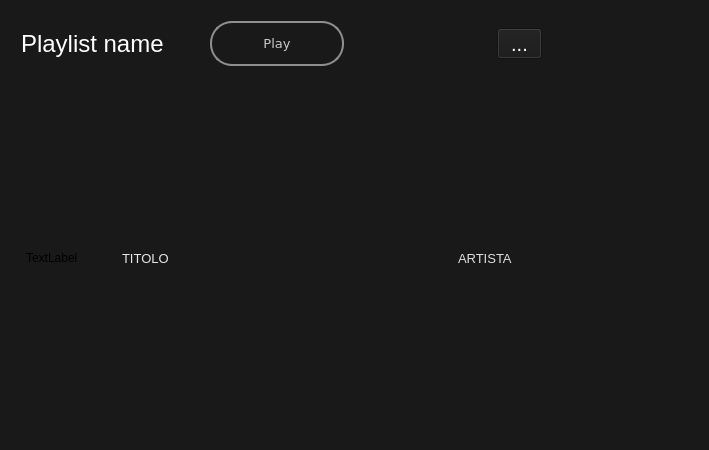
       <widget class="QFrame" name="frame_songs">
        <property name="sizePolicy">
         <sizepolicy hsizetype="Expanding" vsizetype="Preferred">
          <horstretch>0</horstretch>
          <verstretch>0</verstretch>
         </sizepolicy>
        </property>
        <property name="minimumSize">
         <size>
          <width>0</width>
          <height>450</height>
         </size>
        </property>
        <property name="styleSheet">
         <string notr="true">background-color: rgb(25, 25, 25);</string>
        </property>
        <property name="frameShape">
         <enum>QFrame::NoFrame</enum>
        </property>
        <property name="frameShadow">
         <enum>QFrame::Plain</enum>
        </property>
        <layout class="QVBoxLayout" name="verticalLayout">
         <item>
          <layout class="QHBoxLayout" name="horizontalLayout">
           <property name="leftMargin">
            <number>10</number>
           </property>
           <property name="topMargin">
            <number>10</number>
           </property>
           <property name="rightMargin">
            <number>10</number>
           </property>
           <property name="bottomMargin">
            <number>10</number>
           </property>
           <item>
            <widget class="QLabel" name="playlist_label">
             <property name="minimumSize">
              <size>
               <width>50</width>
               <height>35</height>
              </size>
             </property>
             <property name="maximumSize">
              <size>
               <width>350</width>
               <height>45</height>
              </size>
             </property>
             <property name="palette">
              <palette>
               <active>
                <colorrole role="WindowText">
                 <brush brushstyle="SolidPattern">
                  <color alpha="255">
                   <red>255</red>
                   <green>255</green>
                   <blue>255</blue>
                  </color>
                 </brush>
                </colorrole>
                <colorrole role="Button">
                 <brush brushstyle="SolidPattern">
                  <color alpha="255">
                   <red>25</red>
                   <green>25</green>
                   <blue>25</blue>
                  </color>
                 </brush>
                </colorrole>
                <colorrole role="Base">
                 <brush brushstyle="SolidPattern">
                  <color alpha="255">
                   <red>25</red>
                   <green>25</green>
                   <blue>25</blue>
                  </color>
                 </brush>
                </colorrole>
                <colorrole role="Window">
                 <brush brushstyle="SolidPattern">
                  <color alpha="255">
                   <red>25</red>
                   <green>25</green>
                   <blue>25</blue>
                  </color>
                 </brush>
                </colorrole>
               </active>
               <inactive>
                <colorrole role="WindowText">
                 <brush brushstyle="SolidPattern">
                  <color alpha="255">
                   <red>255</red>
                   <green>255</green>
                   <blue>255</blue>
                  </color>
                 </brush>
                </colorrole>
                <colorrole role="Button">
                 <brush brushstyle="SolidPattern">
                  <color alpha="255">
                   <red>25</red>
                   <green>25</green>
                   <blue>25</blue>
                  </color>
                 </brush>
                </colorrole>
                <colorrole role="Base">
                 <brush brushstyle="SolidPattern">
                  <color alpha="255">
                   <red>25</red>
                   <green>25</green>
                   <blue>25</blue>
                  </color>
                 </brush>
                </colorrole>
                <colorrole role="Window">
                 <brush brushstyle="SolidPattern">
                  <color alpha="255">
                   <red>25</red>
                   <green>25</green>
                   <blue>25</blue>
                  </color>
                 </brush>
                </colorrole>
               </inactive>
               <disabled>
                <colorrole role="WindowText">
                 <brush brushstyle="SolidPattern">
                  <color alpha="255">
                   <red>120</red>
                   <green>120</green>
                   <blue>120</blue>
                  </color>
                 </brush>
                </colorrole>
                <colorrole role="Button">
                 <brush brushstyle="SolidPattern">
                  <color alpha="255">
                   <red>25</red>
                   <green>25</green>
                   <blue>25</blue>
                  </color>
                 </brush>
                </colorrole>
                <colorrole role="Base">
                 <brush brushstyle="SolidPattern">
                  <color alpha="255">
                   <red>25</red>
                   <green>25</green>
                   <blue>25</blue>
                  </color>
                 </brush>
                </colorrole>
                <colorrole role="Window">
                 <brush brushstyle="SolidPattern">
                  <color alpha="255">
                   <red>25</red>
                   <green>25</green>
                   <blue>25</blue>
                  </color>
                 </brush>
                </colorrole>
               </disabled>
              </palette>
             </property>
             <property name="font">
              <font>
               <pointsize>18</pointsize>
              </font>
             </property>
             <property name="text">
              <string>Playlist name</string>
             </property>
             <property name="alignment">
              <set>Qt::AlignLeading|Qt::AlignLeft|Qt::AlignVCenter</set>
             </property>
            </widget>
           </item>
           <item>
            <spacer name="horizontalSpacer_9">
             <property name="orientation">
              <enum>Qt::Horizontal</enum>
             </property>
             <property name="sizeType">
              <enum>QSizePolicy::Minimum</enum>
             </property>
             <property name="sizeHint" stdset="0">
              <size>
               <width>40</width>
               <height>20</height>
              </size>
             </property>
            </spacer>
           </item>
           <item>
            <widget class="QPushButton" name="pushButtonPlaylist">
             <property name="minimumSize">
              <size>
               <width>134</width>
               <height>45</height>
              </size>
             </property>
             <property name="maximumSize">
              <size>
               <width>140</width>
               <height>50</height>
              </size>
             </property>
             <property name="palette">
              <palette>
               <active>
                <colorrole role="WindowText">
                 <brush brushstyle="SolidPattern">
                  <color alpha="255">
                   <red>200</red>
                   <green>200</green>
                   <blue>200</blue>
                  </color>
                 </brush>
                </colorrole>
                <colorrole role="Button">
                 <brush brushstyle="LinearGradientPattern">
                  <gradient startx="0.000000000000000" starty="0.000000000000000" endx="0.000000000000000" endy="1.000000000000000" type="LinearGradient" spread="PadSpread" coordinatemode="ObjectBoundingMode">
                   <gradientstop position="0.000000000000000">
                    <color alpha="255">
                     <red>37</red>
                     <green>102</green>
                     <blue>255</blue>
                    </color>
                   </gradientstop>
                   <gradientstop position="1.000000000000000">
                    <color alpha="255">
                     <red>58</red>
                     <green>147</green>
                     <blue>255</blue>
                    </color>
                   </gradientstop>
                  </gradient>
                 </brush>
                </colorrole>
                <colorrole role="Text">
                 <brush brushstyle="SolidPattern">
                  <color alpha="255">
                   <red>200</red>
                   <green>200</green>
                   <blue>200</blue>
                  </color>
                 </brush>
                </colorrole>
                <colorrole role="ButtonText">
                 <brush brushstyle="SolidPattern">
                  <color alpha="255">
                   <red>200</red>
                   <green>200</green>
                   <blue>200</blue>
                  </color>
                 </brush>
                </colorrole>
                <colorrole role="Base">
                 <brush brushstyle="LinearGradientPattern">
                  <gradient startx="0.000000000000000" starty="0.000000000000000" endx="0.000000000000000" endy="1.000000000000000" type="LinearGradient" spread="PadSpread" coordinatemode="ObjectBoundingMode">
                   <gradientstop position="0.000000000000000">
                    <color alpha="255">
                     <red>37</red>
                     <green>102</green>
                     <blue>255</blue>
                    </color>
                   </gradientstop>
                   <gradientstop position="1.000000000000000">
                    <color alpha="255">
                     <red>58</red>
                     <green>147</green>
                     <blue>255</blue>
                    </color>
                   </gradientstop>
                  </gradient>
                 </brush>
                </colorrole>
                <colorrole role="Window">
                 <brush brushstyle="LinearGradientPattern">
                  <gradient startx="0.000000000000000" starty="0.000000000000000" endx="0.000000000000000" endy="1.000000000000000" type="LinearGradient" spread="PadSpread" coordinatemode="ObjectBoundingMode">
                   <gradientstop position="0.000000000000000">
                    <color alpha="255">
                     <red>37</red>
                     <green>102</green>
                     <blue>255</blue>
                    </color>
                   </gradientstop>
                   <gradientstop position="1.000000000000000">
                    <color alpha="255">
                     <red>58</red>
                     <green>147</green>
                     <blue>255</blue>
                    </color>
                   </gradientstop>
                  </gradient>
                 </brush>
                </colorrole>
               </active>
               <inactive>
                <colorrole role="WindowText">
                 <brush brushstyle="SolidPattern">
                  <color alpha="255">
                   <red>200</red>
                   <green>200</green>
                   <blue>200</blue>
                  </color>
                 </brush>
                </colorrole>
                <colorrole role="Button">
                 <brush brushstyle="LinearGradientPattern">
                  <gradient startx="0.000000000000000" starty="0.000000000000000" endx="0.000000000000000" endy="1.000000000000000" type="LinearGradient" spread="PadSpread" coordinatemode="ObjectBoundingMode">
                   <gradientstop position="0.000000000000000">
                    <color alpha="255">
                     <red>37</red>
                     <green>102</green>
                     <blue>255</blue>
                    </color>
                   </gradientstop>
                   <gradientstop position="1.000000000000000">
                    <color alpha="255">
                     <red>58</red>
                     <green>147</green>
                     <blue>255</blue>
                    </color>
                   </gradientstop>
                  </gradient>
                 </brush>
                </colorrole>
                <colorrole role="Text">
                 <brush brushstyle="SolidPattern">
                  <color alpha="255">
                   <red>200</red>
                   <green>200</green>
                   <blue>200</blue>
                  </color>
                 </brush>
                </colorrole>
                <colorrole role="ButtonText">
                 <brush brushstyle="SolidPattern">
                  <color alpha="255">
                   <red>200</red>
                   <green>200</green>
                   <blue>200</blue>
                  </color>
                 </brush>
                </colorrole>
                <colorrole role="Base">
                 <brush brushstyle="LinearGradientPattern">
                  <gradient startx="0.000000000000000" starty="0.000000000000000" endx="0.000000000000000" endy="1.000000000000000" type="LinearGradient" spread="PadSpread" coordinatemode="ObjectBoundingMode">
                   <gradientstop position="0.000000000000000">
                    <color alpha="255">
                     <red>37</red>
                     <green>102</green>
                     <blue>255</blue>
                    </color>
                   </gradientstop>
                   <gradientstop position="1.000000000000000">
                    <color alpha="255">
                     <red>58</red>
                     <green>147</green>
                     <blue>255</blue>
                    </color>
                   </gradientstop>
                  </gradient>
                 </brush>
                </colorrole>
                <colorrole role="Window">
                 <brush brushstyle="LinearGradientPattern">
                  <gradient startx="0.000000000000000" starty="0.000000000000000" endx="0.000000000000000" endy="1.000000000000000" type="LinearGradient" spread="PadSpread" coordinatemode="ObjectBoundingMode">
                   <gradientstop position="0.000000000000000">
                    <color alpha="255">
                     <red>37</red>
                     <green>102</green>
                     <blue>255</blue>
                    </color>
                   </gradientstop>
                   <gradientstop position="1.000000000000000">
                    <color alpha="255">
                     <red>58</red>
                     <green>147</green>
                     <blue>255</blue>
                    </color>
                   </gradientstop>
                  </gradient>
                 </brush>
                </colorrole>
               </inactive>
               <disabled>
                <colorrole role="WindowText">
                 <brush brushstyle="SolidPattern">
                  <color alpha="255">
                   <red>200</red>
                   <green>200</green>
                   <blue>200</blue>
                  </color>
                 </brush>
                </colorrole>
                <colorrole role="Button">
                 <brush brushstyle="LinearGradientPattern">
                  <gradient startx="0.000000000000000" starty="0.000000000000000" endx="0.000000000000000" endy="1.000000000000000" type="LinearGradient" spread="PadSpread" coordinatemode="ObjectBoundingMode">
                   <gradientstop position="0.000000000000000">
                    <color alpha="255">
                     <red>37</red>
                     <green>102</green>
                     <blue>255</blue>
                    </color>
                   </gradientstop>
                   <gradientstop position="1.000000000000000">
                    <color alpha="255">
                     <red>58</red>
                     <green>147</green>
                     <blue>255</blue>
                    </color>
                   </gradientstop>
                  </gradient>
                 </brush>
                </colorrole>
                <colorrole role="Text">
                 <brush brushstyle="SolidPattern">
                  <color alpha="255">
                   <red>200</red>
                   <green>200</green>
                   <blue>200</blue>
                  </color>
                 </brush>
                </colorrole>
                <colorrole role="ButtonText">
                 <brush brushstyle="SolidPattern">
                  <color alpha="255">
                   <red>200</red>
                   <green>200</green>
                   <blue>200</blue>
                  </color>
                 </brush>
                </colorrole>
                <colorrole role="Base">
                 <brush brushstyle="LinearGradientPattern">
                  <gradient startx="0.000000000000000" starty="0.000000000000000" endx="0.000000000000000" endy="1.000000000000000" type="LinearGradient" spread="PadSpread" coordinatemode="ObjectBoundingMode">
                   <gradientstop position="0.000000000000000">
                    <color alpha="255">
                     <red>37</red>
                     <green>102</green>
                     <blue>255</blue>
                    </color>
                   </gradientstop>
                   <gradientstop position="1.000000000000000">
                    <color alpha="255">
                     <red>58</red>
                     <green>147</green>
                     <blue>255</blue>
                    </color>
                   </gradientstop>
                  </gradient>
                 </brush>
                </colorrole>
                <colorrole role="Window">
                 <brush brushstyle="LinearGradientPattern">
                  <gradient startx="0.000000000000000" starty="0.000000000000000" endx="0.000000000000000" endy="1.000000000000000" type="LinearGradient" spread="PadSpread" coordinatemode="ObjectBoundingMode">
                   <gradientstop position="0.000000000000000">
                    <color alpha="255">
                     <red>37</red>
                     <green>102</green>
                     <blue>255</blue>
                    </color>
                   </gradientstop>
                   <gradientstop position="1.000000000000000">
                    <color alpha="255">
                     <red>58</red>
                     <green>147</green>
                     <blue>255</blue>
                    </color>
                   </gradientstop>
                  </gradient>
                 </brush>
                </colorrole>
               </disabled>
              </palette>
             </property>
             <property name="font">
              <font>
               <family>Verdana</family>
               <pointsize>10</pointsize>
               <weight>50</weight>
               <italic>false</italic>
               <bold>false</bold>
               <underline>false</underline>
               <strikeout>false</strikeout>
              </font>
             </property>
             <property name="styleSheet">
              <string notr="true">QPushButton {
    border: 2px solid #8f8f91;
    border-radius: 22px;
    background-color: qlineargradient(x1: 0, y1: 0, x2: 0, y2: 1,
                                      stop: 0 #2566ff, stop: 1 #3a93ff);
	color: #c8c8c8;
    min-width: 130px;
}

QPushButton:pressed {
	    background-color: qlineargradient(x1: 0, y1: 0, x2: 0, y2: 1,
                                      stop: 0 #dadbde, stop: 1 #f6f7fa);

}

QPushButton:flat {
    border: none; /* no border for a flat push button */
}

QPushButton:default {
    border-color: navy; /* make the default button prominent */
}

QPushButton:hover{
		color: white;
}
</string>
             </property>
             <property name="text">
              <string>Play</string>
             </property>
            </widget>
           </item>
           <item>
            <spacer name="horizontalSpacer_15">
             <property name="orientation">
              <enum>Qt::Horizontal</enum>
             </property>
             <property name="sizeHint" stdset="0">
              <size>
               <width>40</width>
               <height>20</height>
              </size>
             </property>
            </spacer>
           </item>
           <item>
            <widget class="QToolButton" name="toolButtonPlaylist">
             <property name="minimumSize">
              <size>
               <width>45</width>
               <height>30</height>
              </size>
             </property>
             <property name="font">
              <font>
               <pointsize>15</pointsize>
              </font>
             </property>
             <property name="styleSheet">
              <string notr="true">QToolButton{
	
	color: rgb(255, 255, 255);
}</string>
             </property>
             <property name="text">
              <string>...</string>
             </property>
            </widget>
           </item>
           <item>
            <spacer name="horizontalSpacer_16">
             <property name="orientation">
              <enum>Qt::Horizontal</enum>
             </property>
             <property name="sizeHint" stdset="0">
              <size>
               <width>40</width>
               <height>20</height>
              </size>
             </property>
            </spacer>
           </item>
          </layout>
         </item>
         <item>
          <layout class="QHBoxLayout" name="horizontalLayout_3">
           <property name="leftMargin">
            <number>15</number>
           </property>
           <item>
            <widget class="QLabel" name="label_3">
             <property name="minimumSize">
              <size>
               <width>90</width>
               <height>0</height>
              </size>
             </property>
             <property name="text">
              <string>TextLabel</string>
             </property>
            </widget>
           </item>
           <item>
            <widget class="QLabel" name="title_label">
             <property name="minimumSize">
              <size>
               <width>330</width>
               <height>0</height>
              </size>
             </property>
             <property name="palette">
              <palette>
               <active>
                <colorrole role="WindowText">
                 <brush brushstyle="SolidPattern">
                  <color alpha="255">
                   <red>231</red>
                   <green>231</green>
                   <blue>231</blue>
                  </color>
                 </brush>
                </colorrole>
                <colorrole role="Button">
                 <brush brushstyle="SolidPattern">
                  <color alpha="255">
                   <red>25</red>
                   <green>25</green>
                   <blue>25</blue>
                  </color>
                 </brush>
                </colorrole>
                <colorrole role="Base">
                 <brush brushstyle="SolidPattern">
                  <color alpha="255">
                   <red>25</red>
                   <green>25</green>
                   <blue>25</blue>
                  </color>
                 </brush>
                </colorrole>
                <colorrole role="Window">
                 <brush brushstyle="SolidPattern">
                  <color alpha="255">
                   <red>25</red>
                   <green>25</green>
                   <blue>25</blue>
                  </color>
                 </brush>
                </colorrole>
               </active>
               <inactive>
                <colorrole role="WindowText">
                 <brush brushstyle="SolidPattern">
                  <color alpha="255">
                   <red>231</red>
                   <green>231</green>
                   <blue>231</blue>
                  </color>
                 </brush>
                </colorrole>
                <colorrole role="Button">
                 <brush brushstyle="SolidPattern">
                  <color alpha="255">
                   <red>25</red>
                   <green>25</green>
                   <blue>25</blue>
                  </color>
                 </brush>
                </colorrole>
                <colorrole role="Base">
                 <brush brushstyle="SolidPattern">
                  <color alpha="255">
                   <red>25</red>
                   <green>25</green>
                   <blue>25</blue>
                  </color>
                 </brush>
                </colorrole>
                <colorrole role="Window">
                 <brush brushstyle="SolidPattern">
                  <color alpha="255">
                   <red>25</red>
                   <green>25</green>
                   <blue>25</blue>
                  </color>
                 </brush>
                </colorrole>
               </inactive>
               <disabled>
                <colorrole role="WindowText">
                 <brush brushstyle="SolidPattern">
                  <color alpha="255">
                   <red>120</red>
                   <green>120</green>
                   <blue>120</blue>
                  </color>
                 </brush>
                </colorrole>
                <colorrole role="Button">
                 <brush brushstyle="SolidPattern">
                  <color alpha="255">
                   <red>25</red>
                   <green>25</green>
                   <blue>25</blue>
                  </color>
                 </brush>
                </colorrole>
                <colorrole role="Base">
                 <brush brushstyle="SolidPattern">
                  <color alpha="255">
                   <red>25</red>
                   <green>25</green>
                   <blue>25</blue>
                  </color>
                 </brush>
                </colorrole>
                <colorrole role="Window">
                 <brush brushstyle="SolidPattern">
                  <color alpha="255">
                   <red>25</red>
                   <green>25</green>
                   <blue>25</blue>
                  </color>
                 </brush>
                </colorrole>
               </disabled>
              </palette>
             </property>
             <property name="font">
              <font>
               <pointsize>10</pointsize>
              </font>
             </property>
             <property name="text">
              <string>TITOLO</string>
             </property>
             <property name="alignment">
              <set>Qt::AlignLeading|Qt::AlignLeft|Qt::AlignVCenter</set>
             </property>
            </widget>
           </item>
           <item>
            <widget class="QLabel" name="artist_label">
             <property name="minimumSize">
              <size>
               <width>200</width>
               <height>0</height>
              </size>
             </property>
             <property name="palette">
              <palette>
               <active>
                <colorrole role="WindowText">
                 <brush brushstyle="SolidPattern">
                  <color alpha="255">
                   <red>222</red>
                   <green>222</green>
                   <blue>222</blue>
                  </color>
                 </brush>
                </colorrole>
                <colorrole role="Button">
                 <brush brushstyle="SolidPattern">
                  <color alpha="255">
                   <red>25</red>
                   <green>25</green>
                   <blue>25</blue>
                  </color>
                 </brush>
                </colorrole>
                <colorrole role="Base">
                 <brush brushstyle="SolidPattern">
                  <color alpha="255">
                   <red>25</red>
                   <green>25</green>
                   <blue>25</blue>
                  </color>
                 </brush>
                </colorrole>
                <colorrole role="Window">
                 <brush brushstyle="SolidPattern">
                  <color alpha="255">
                   <red>25</red>
                   <green>25</green>
                   <blue>25</blue>
                  </color>
                 </brush>
                </colorrole>
               </active>
               <inactive>
                <colorrole role="WindowText">
                 <brush brushstyle="SolidPattern">
                  <color alpha="255">
                   <red>222</red>
                   <green>222</green>
                   <blue>222</blue>
                  </color>
                 </brush>
                </colorrole>
                <colorrole role="Button">
                 <brush brushstyle="SolidPattern">
                  <color alpha="255">
                   <red>25</red>
                   <green>25</green>
                   <blue>25</blue>
                  </color>
                 </brush>
                </colorrole>
                <colorrole role="Base">
                 <brush brushstyle="SolidPattern">
                  <color alpha="255">
                   <red>25</red>
                   <green>25</green>
                   <blue>25</blue>
                  </color>
                 </brush>
                </colorrole>
                <colorrole role="Window">
                 <brush brushstyle="SolidPattern">
                  <color alpha="255">
                   <red>25</red>
                   <green>25</green>
                   <blue>25</blue>
                  </color>
                 </brush>
                </colorrole>
               </inactive>
               <disabled>
                <colorrole role="WindowText">
                 <brush brushstyle="SolidPattern">
                  <color alpha="255">
                   <red>120</red>
                   <green>120</green>
                   <blue>120</blue>
                  </color>
                 </brush>
                </colorrole>
                <colorrole role="Button">
                 <brush brushstyle="SolidPattern">
                  <color alpha="255">
                   <red>25</red>
                   <green>25</green>
                   <blue>25</blue>
                  </color>
                 </brush>
                </colorrole>
                <colorrole role="Base">
                 <brush brushstyle="SolidPattern">
                  <color alpha="255">
                   <red>25</red>
                   <green>25</green>
                   <blue>25</blue>
                  </color>
                 </brush>
                </colorrole>
                <colorrole role="Window">
                 <brush brushstyle="SolidPattern">
                  <color alpha="255">
                   <red>25</red>
                   <green>25</green>
                   <blue>25</blue>
                  </color>
                 </brush>
                </colorrole>
               </disabled>
              </palette>
             </property>
             <property name="font">
              <font>
               <pointsize>10</pointsize>
              </font>
             </property>
             <property name="frameShape">
              <enum>QFrame::NoFrame</enum>
             </property>
             <property name="text">
              <string>ARTISTA</string>
             </property>
             <property name="alignment">
              <set>Qt::AlignLeading|Qt::AlignLeft|Qt::AlignVCenter</set>
             </property>
            </widget>
           </item>
           <item>
            <spacer name="horizontalSpacer_13">
             <property name="orientation">
              <enum>Qt::Horizontal</enum>
             </property>
             <property name="sizeHint" stdset="0">
              <size>
               <width>40</width>
               <height>20</height>
              </size>
             </property>
            </spacer>
           </item>
          </layout>
         </item>
         <item>
          <layout class="QVBoxLayout" name="verticalLayout_QTableView">
           <property name="spacing">
            <number>10</number>
           </property>
           <property name="leftMargin">
            <number>10</number>
           </property>
           <property name="topMargin">
            <number>5</number>
           </property>
           <property name="rightMargin">
            <number>0</number>
           </property>
           <property name="bottomMargin">
            <number>0</number>
           </property>
          </layout>
         </item>
        </layout>
       </widget>
